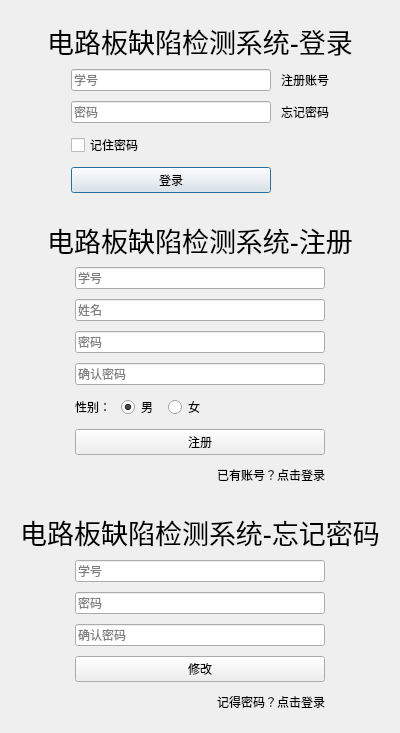
<?xml version="1.0" encoding="UTF-8"?>
<ui version="4.0">
 <class>LoginDialog</class>
 <widget class="QDialog" name="LoginDialog">
  <property name="geometry">
   <rect>
    <x>0</x>
    <y>0</y>
    <width>381</width>
    <height>733</height>
   </rect>
  </property>
  <property name="windowTitle">
   <string>Dialog</string>
  </property>
  <layout class="QVBoxLayout" name="verticalLayout_2">
   <item>
    <widget class="QWidget" name="w_login" native="true">
     <layout class="QVBoxLayout" name="v_login">
      <item>
       <spacer name="verticalSpacer_2">
        <property name="orientation">
         <enum>Qt::Vertical</enum>
        </property>
        <property name="sizeHint" stdset="0">
         <size>
          <width>20</width>
          <height>40</height>
         </size>
        </property>
       </spacer>
      </item>
      <item>
       <layout class="QHBoxLayout" name="horizontalLayout_2">
        <item>
         <widget class="QLabel" name="label">
          <property name="font">
           <font>
            <pointsize>20</pointsize>
           </font>
          </property>
          <property name="text">
           <string>电路板缺陷检测系统-登录</string>
          </property>
          <property name="alignment">
           <set>Qt::AlignCenter</set>
          </property>
         </widget>
        </item>
       </layout>
      </item>
      <item>
       <spacer name="verticalSpacer_3">
        <property name="orientation">
         <enum>Qt::Vertical</enum>
        </property>
        <property name="sizeHint" stdset="0">
         <size>
          <width>20</width>
          <height>40</height>
         </size>
        </property>
       </spacer>
      </item>
      <item>
       <layout class="QHBoxLayout" name="horizontalLayout_10">
        <item>
         <spacer name="horizontalSpacer">
          <property name="orientation">
           <enum>Qt::Horizontal</enum>
          </property>
          <property name="sizeHint" stdset="0">
           <size>
            <width>40</width>
            <height>20</height>
           </size>
          </property>
         </spacer>
        </item>
        <item>
         <layout class="QVBoxLayout" name="verticalLayout_3">
          <property name="spacing">
           <number>10</number>
          </property>
          <item>
           <layout class="QHBoxLayout" name="horizontalLayout_4">
            <item>
             <widget class="QLineEdit" name="le_login_account">
              <property name="minimumSize">
               <size>
                <width>200</width>
                <height>0</height>
               </size>
              </property>
              <property name="placeholderText">
               <string>学号</string>
              </property>
             </widget>
            </item>
            <item>
             <widget class="QLabel" name="lb_register">
              <property name="cursor">
               <cursorShape>PointingHandCursor</cursorShape>
              </property>
              <property name="text">
               <string>&lt;a href =&quot; &quot;&gt;注册账号&lt;/a&gt;</string>
              </property>
              <property name="openExternalLinks">
               <bool>false</bool>
              </property>
             </widget>
            </item>
           </layout>
          </item>
          <item>
           <layout class="QHBoxLayout" name="horizontalLayout_5">
            <item>
             <widget class="QLineEdit" name="le_login_psw">
              <property name="minimumSize">
               <size>
                <width>200</width>
                <height>0</height>
               </size>
              </property>
              <property name="echoMode">
               <enum>QLineEdit::Password</enum>
              </property>
              <property name="placeholderText">
               <string>密码</string>
              </property>
             </widget>
            </item>
            <item>
             <widget class="QLabel" name="lb_forget">
              <property name="cursor">
               <cursorShape>PointingHandCursor</cursorShape>
              </property>
              <property name="text">
               <string>&lt;a href =&quot; &quot;&gt;忘记密码&lt;/a&gt;</string>
              </property>
              <property name="openExternalLinks">
               <bool>false</bool>
              </property>
             </widget>
            </item>
           </layout>
          </item>
          <item>
           <layout class="QHBoxLayout" name="horizontalLayout">
            <item>
             <widget class="QCheckBox" name="cb_remenber">
              <property name="text">
               <string>记住密码</string>
              </property>
             </widget>
            </item>
            <item>
             <spacer name="horizontalSpacer_5">
              <property name="orientation">
               <enum>Qt::Horizontal</enum>
              </property>
              <property name="sizeHint" stdset="0">
               <size>
                <width>40</width>
                <height>20</height>
               </size>
              </property>
             </spacer>
            </item>
           </layout>
          </item>
          <item>
           <layout class="QHBoxLayout" name="horizontalLayout_11">
            <item>
             <widget class="QPushButton" name="pb_login">
              <property name="minimumSize">
               <size>
                <width>200</width>
                <height>0</height>
               </size>
              </property>
              <property name="text">
               <string>登录</string>
              </property>
             </widget>
            </item>
            <item>
             <spacer name="horizontalSpacer_8">
              <property name="orientation">
               <enum>Qt::Horizontal</enum>
              </property>
              <property name="sizeHint" stdset="0">
               <size>
                <width>48</width>
                <height>20</height>
               </size>
              </property>
             </spacer>
            </item>
           </layout>
          </item>
         </layout>
        </item>
        <item>
         <spacer name="horizontalSpacer_2">
          <property name="orientation">
           <enum>Qt::Horizontal</enum>
          </property>
          <property name="sizeHint" stdset="0">
           <size>
            <width>40</width>
            <height>20</height>
           </size>
          </property>
         </spacer>
        </item>
       </layout>
      </item>
      <item>
       <spacer name="verticalSpacer">
        <property name="orientation">
         <enum>Qt::Vertical</enum>
        </property>
        <property name="sizeHint" stdset="0">
         <size>
          <width>20</width>
          <height>40</height>
         </size>
        </property>
       </spacer>
      </item>
     </layout>
    </widget>
   </item>
   <item>
    <widget class="QWidget" name="w_register" native="true">
     <layout class="QVBoxLayout" name="v_register">
      <item>
       <spacer name="verticalSpacer_4">
        <property name="orientation">
         <enum>Qt::Vertical</enum>
        </property>
        <property name="sizeHint" stdset="0">
         <size>
          <width>20</width>
          <height>40</height>
         </size>
        </property>
       </spacer>
      </item>
      <item>
       <layout class="QHBoxLayout" name="horizontalLayout_3">
        <item>
         <widget class="QLabel" name="label_2">
          <property name="font">
           <font>
            <pointsize>20</pointsize>
           </font>
          </property>
          <property name="text">
           <string>电路板缺陷检测系统-注册</string>
          </property>
          <property name="alignment">
           <set>Qt::AlignCenter</set>
          </property>
         </widget>
        </item>
       </layout>
      </item>
      <item>
       <spacer name="verticalSpacer_5">
        <property name="orientation">
         <enum>Qt::Vertical</enum>
        </property>
        <property name="sizeHint" stdset="0">
         <size>
          <width>20</width>
          <height>40</height>
         </size>
        </property>
       </spacer>
      </item>
      <item>
       <layout class="QHBoxLayout" name="horizontalLayout_9">
        <item>
         <spacer name="horizontalSpacer_3">
          <property name="orientation">
           <enum>Qt::Horizontal</enum>
          </property>
          <property name="sizeHint" stdset="0">
           <size>
            <width>40</width>
            <height>20</height>
           </size>
          </property>
         </spacer>
        </item>
        <item>
         <layout class="QVBoxLayout" name="verticalLayout">
          <property name="spacing">
           <number>10</number>
          </property>
          <item>
           <widget class="QLineEdit" name="lb_register_account">
            <property name="minimumSize">
             <size>
              <width>250</width>
              <height>0</height>
             </size>
            </property>
            <property name="inputMask">
             <string/>
            </property>
            <property name="placeholderText">
             <string>学号</string>
            </property>
           </widget>
          </item>
          <item>
           <widget class="QLineEdit" name="lb_register_name">
            <property name="minimumSize">
             <size>
              <width>200</width>
              <height>0</height>
             </size>
            </property>
            <property name="inputMask">
             <string/>
            </property>
            <property name="placeholderText">
             <string>姓名</string>
            </property>
           </widget>
          </item>
          <item>
           <widget class="QLineEdit" name="lb_register_psw">
            <property name="minimumSize">
             <size>
              <width>200</width>
              <height>0</height>
             </size>
            </property>
            <property name="inputMask">
             <string/>
            </property>
            <property name="text">
             <string/>
            </property>
            <property name="echoMode">
             <enum>QLineEdit::Password</enum>
            </property>
            <property name="placeholderText">
             <string>密码</string>
            </property>
           </widget>
          </item>
          <item>
           <widget class="QLineEdit" name="lb_register_psw_again">
            <property name="minimumSize">
             <size>
              <width>200</width>
              <height>0</height>
             </size>
            </property>
            <property name="inputMask">
             <string/>
            </property>
            <property name="echoMode">
             <enum>QLineEdit::Password</enum>
            </property>
            <property name="placeholderText">
             <string>确认密码</string>
            </property>
           </widget>
          </item>
          <item>
           <layout class="QHBoxLayout" name="horizontalLayout_6">
            <item>
             <widget class="QLabel" name="label_3">
              <property name="text">
               <string>性别：</string>
              </property>
             </widget>
            </item>
            <item>
             <layout class="QHBoxLayout" name="horizontalLayout_7">
              <item>
               <widget class="QRadioButton" name="rb_man">
                <property name="text">
                 <string>男</string>
                </property>
                <property name="checked">
                 <bool>true</bool>
                </property>
               </widget>
              </item>
              <item>
               <widget class="QRadioButton" name="rb_woman">
                <property name="text">
                 <string>女</string>
                </property>
               </widget>
              </item>
              <item>
               <spacer name="horizontalSpacer_6">
                <property name="orientation">
                 <enum>Qt::Horizontal</enum>
                </property>
                <property name="sizeHint" stdset="0">
                 <size>
                  <width>40</width>
                  <height>20</height>
                 </size>
                </property>
               </spacer>
              </item>
             </layout>
            </item>
           </layout>
          </item>
          <item>
           <widget class="QPushButton" name="pb_register">
            <property name="text">
             <string>注册</string>
            </property>
           </widget>
          </item>
          <item>
           <layout class="QHBoxLayout" name="horizontalLayout_8">
            <item>
             <spacer name="horizontalSpacer_7">
              <property name="orientation">
               <enum>Qt::Horizontal</enum>
              </property>
              <property name="sizeHint" stdset="0">
               <size>
                <width>40</width>
                <height>20</height>
               </size>
              </property>
             </spacer>
            </item>
            <item>
             <widget class="QLabel" name="lb_login_2">
              <property name="cursor">
               <cursorShape>PointingHandCursor</cursorShape>
              </property>
              <property name="text">
               <string>&lt;a href =&quot; &quot;&gt;已有账号？点击登录&lt;/a&gt;</string>
              </property>
              <property name="openExternalLinks">
               <bool>false</bool>
              </property>
             </widget>
            </item>
           </layout>
          </item>
         </layout>
        </item>
        <item>
         <spacer name="horizontalSpacer_4">
          <property name="orientation">
           <enum>Qt::Horizontal</enum>
          </property>
          <property name="sizeHint" stdset="0">
           <size>
            <width>40</width>
            <height>20</height>
           </size>
          </property>
         </spacer>
        </item>
       </layout>
      </item>
      <item>
       <spacer name="verticalSpacer_6">
        <property name="orientation">
         <enum>Qt::Vertical</enum>
        </property>
        <property name="sizeHint" stdset="0">
         <size>
          <width>20</width>
          <height>40</height>
         </size>
        </property>
       </spacer>
      </item>
     </layout>
    </widget>
   </item>
   <item>
    <widget class="QWidget" name="w_forget" native="true">
     <layout class="QVBoxLayout" name="v_login_2">
      <item>
       <spacer name="verticalSpacer_7">
        <property name="orientation">
         <enum>Qt::Vertical</enum>
        </property>
        <property name="sizeHint" stdset="0">
         <size>
          <width>20</width>
          <height>40</height>
         </size>
        </property>
       </spacer>
      </item>
      <item>
       <layout class="QHBoxLayout" name="horizontalLayout_12">
        <item>
         <widget class="QLabel" name="label_5">
          <property name="font">
           <font>
            <pointsize>20</pointsize>
           </font>
          </property>
          <property name="text">
           <string>电路板缺陷检测系统-忘记密码</string>
          </property>
          <property name="alignment">
           <set>Qt::AlignCenter</set>
          </property>
         </widget>
        </item>
       </layout>
      </item>
      <item>
       <spacer name="verticalSpacer_8">
        <property name="orientation">
         <enum>Qt::Vertical</enum>
        </property>
        <property name="sizeHint" stdset="0">
         <size>
          <width>20</width>
          <height>40</height>
         </size>
        </property>
       </spacer>
      </item>
      <item>
       <layout class="QHBoxLayout" name="horizontalLayout_13">
        <item>
         <spacer name="horizontalSpacer_9">
          <property name="orientation">
           <enum>Qt::Horizontal</enum>
          </property>
          <property name="sizeHint" stdset="0">
           <size>
            <width>40</width>
            <height>20</height>
           </size>
          </property>
         </spacer>
        </item>
        <item>
         <layout class="QVBoxLayout" name="verticalLayout_4">
          <property name="spacing">
           <number>10</number>
          </property>
          <item>
           <widget class="QLineEdit" name="le_forget_account">
            <property name="minimumSize">
             <size>
              <width>200</width>
              <height>0</height>
             </size>
            </property>
            <property name="placeholderText">
             <string>学号</string>
            </property>
           </widget>
          </item>
          <item>
           <widget class="QLineEdit" name="le_forget_psw">
            <property name="minimumSize">
             <size>
              <width>200</width>
              <height>0</height>
             </size>
            </property>
            <property name="echoMode">
             <enum>QLineEdit::Password</enum>
            </property>
            <property name="placeholderText">
             <string>密码</string>
            </property>
           </widget>
          </item>
          <item>
           <widget class="QLineEdit" name="le_forget_psw_again">
            <property name="text">
             <string/>
            </property>
            <property name="echoMode">
             <enum>QLineEdit::Password</enum>
            </property>
            <property name="placeholderText">
             <string>确认密码</string>
            </property>
           </widget>
          </item>
          <item>
           <layout class="QHBoxLayout" name="horizontalLayout_17">
            <item>
             <widget class="QPushButton" name="pb_modify">
              <property name="minimumSize">
               <size>
                <width>250</width>
                <height>0</height>
               </size>
              </property>
              <property name="text">
               <string>修改</string>
              </property>
             </widget>
            </item>
           </layout>
          </item>
          <item>
           <layout class="QHBoxLayout" name="horizontalLayout_14">
            <item>
             <spacer name="horizontalSpacer_10">
              <property name="orientation">
               <enum>Qt::Horizontal</enum>
              </property>
              <property name="sizeHint" stdset="0">
               <size>
                <width>40</width>
                <height>20</height>
               </size>
              </property>
             </spacer>
            </item>
            <item>
             <widget class="QLabel" name="lb_login">
              <property name="cursor">
               <cursorShape>PointingHandCursor</cursorShape>
              </property>
              <property name="text">
               <string>&lt;a href =&quot; &quot;&gt;记得密码？点击登录&lt;/a&gt;</string>
              </property>
              <property name="openExternalLinks">
               <bool>false</bool>
              </property>
             </widget>
            </item>
           </layout>
          </item>
         </layout>
        </item>
        <item>
         <spacer name="horizontalSpacer_12">
          <property name="orientation">
           <enum>Qt::Horizontal</enum>
          </property>
          <property name="sizeHint" stdset="0">
           <size>
            <width>40</width>
            <height>20</height>
           </size>
          </property>
         </spacer>
        </item>
       </layout>
      </item>
      <item>
       <spacer name="verticalSpacer_9">
        <property name="orientation">
         <enum>Qt::Vertical</enum>
        </property>
        <property name="sizeHint" stdset="0">
         <size>
          <width>20</width>
          <height>40</height>
         </size>
        </property>
       </spacer>
      </item>
     </layout>
    </widget>
   </item>
  </layout>
 </widget>
 <resources/>
 <connections/>
</ui>
